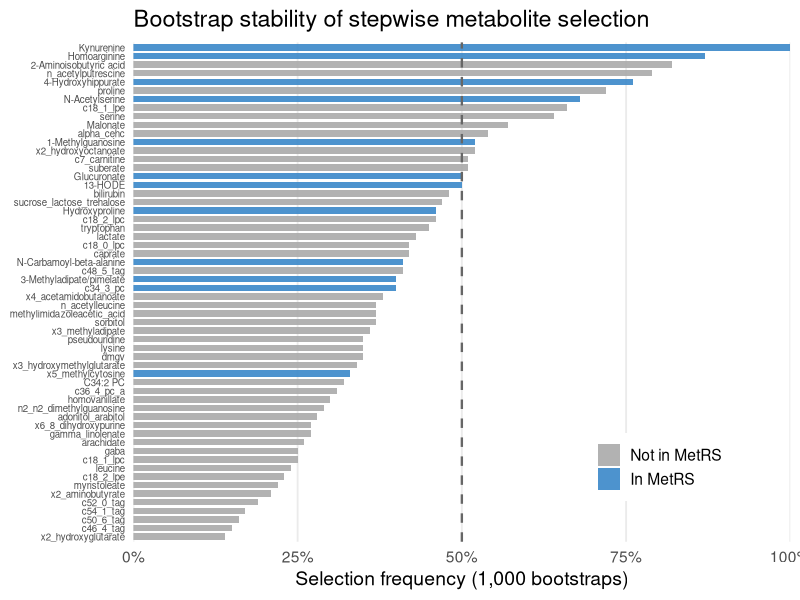

Source code (R):
library(ggplot2)
library(dplyr)
library(RColorBrewer)

df = read.csv("data_bootstrap_stability.csv", stringsAsFactors = FALSE)

# Order metabolites by selection frequency (ascending so highest is at top of horizontal bars)
df$metabolite = factor(df$metabolite, levels = df$metabolite[order(df$selection_freq)])
df$in_metrs = factor(df$in_metrs, levels = c(FALSE, TRUE), labels = c("Not in MetRS", "In MetRS"))

# Colors: gray for Not in MetRS, blue for In MetRS
bar_colors = c("Not in MetRS" = "#AAAAAA", "In MetRS" = "#3A87C8")

p = ggplot(df, aes(x = selection_freq, y = metabolite, fill = in_metrs)) +
  geom_col(width = 0.75, alpha = 0.9) +
  geom_vline(xintercept = 0.50, linetype = "dashed", color = "gray40", linewidth = 0.8) +
  scale_x_continuous(
    labels = scales::percent_format(accuracy = 1),
    breaks = c(0, 0.25, 0.50, 0.75, 1.00),
    expand = c(0, 0)
  ) +
  scale_fill_manual(values = bar_colors, name = NULL) +
  labs(
    title = "Bootstrap stability of stepwise metabolite selection",
    x = "Selection frequency (1,000 bootstraps)",
    y = NULL
  ) +
  theme_minimal(base_size = 14) +
  theme(
    axis.text.y = element_text(size = 7),
    legend.position = c(0.80, 0.15),
    legend.background = element_rect(fill = "white", color = NA),
    panel.grid.major.y = element_blank(),
    panel.grid.minor = element_blank()
  )

ggsave("plot_bootstrap_stability.png", p, width = 8, height = 10, dpi = 800)
